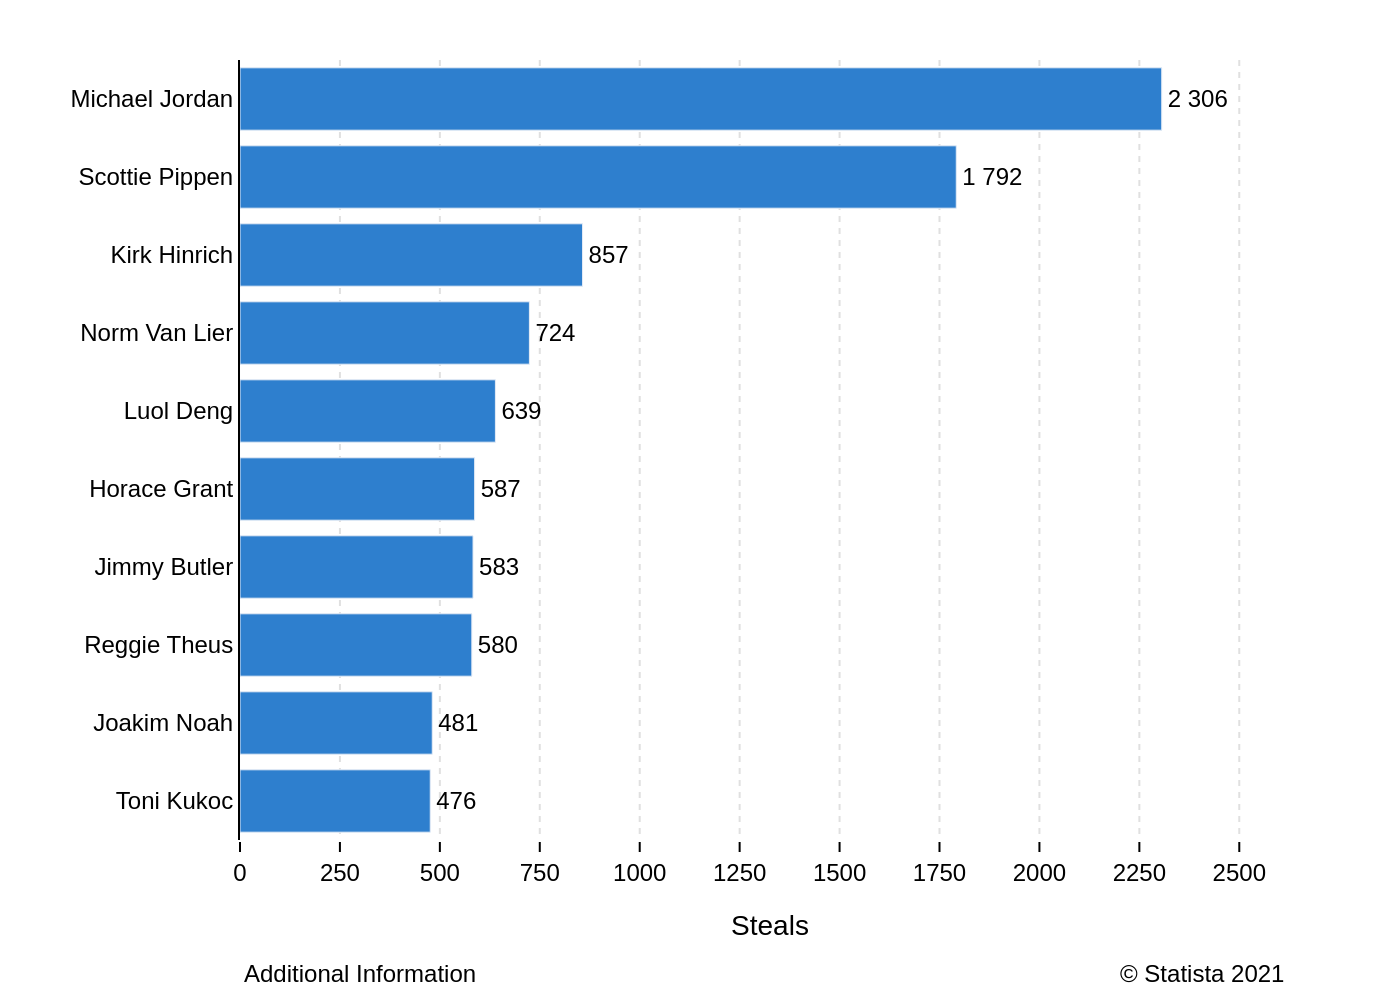

This chart was generated by the following Python code:
import sys
import json
import os
import plotly.graph_objects as go

if len(sys.argv) != 2:
    print("Usage: python create_chart.py <path_to_json_file>")
    sys.exit(1)

json_path = sys.argv[1]

with open(json_path, 'r', encoding='utf-8') as f:
    config = json.load(f)

chart_data = config['chart_data']
texts = config['texts']
colors = config['colors']

categories = [item['category'] for item in chart_data]
values = [item['value'] for item in chart_data]
text_labels = [item['text'] for item in chart_data]

fig = go.Figure()

fig.add_trace(go.Bar(
    y=categories,
    x=values,
    orientation='h',
    marker=dict(color=colors[0]),
    text=text_labels,
    textposition='outside',
    cliponaxis=False,
    textfont=dict(
        family="Arial",
        size=12,
        color='black'
    )
))

annotations = []
if texts.get('source'):
    annotations.append(
        dict(
            text=texts['source'],
            align='right',
            showarrow=False,
            xref='paper',
            yref='paper',
            x=0.99,
            y=-0.15,
            xanchor='right',
            yanchor='top',
            font=dict(family="Arial", size=12)
        )
    )
if texts.get('note'):
     annotations.append(
        dict(
            text=texts['note'],
            align='left',
            showarrow=False,
            xref='paper',
            yref='paper',
            x=0,
            y=-0.15,
            xanchor='left',
            yanchor='top',
            font=dict(family="Arial", size=12)
        )
    )

fig.update_layout(
    font=dict(family="Arial", size=12, color="black"),
    plot_bgcolor='white',
    paper_bgcolor='white',
    xaxis=dict(
        title=texts.get('x_axis_title'),
        showgrid=True,
        gridcolor='#e0e0e0',
        gridwidth=1,
        griddash='dot',
        zeroline=False,
        showline=False,
        ticks='outside',
        ticklen=5,
        tickcolor='black',
        range=[0, max(values) * 1.15],
        dtick=250
    ),
    yaxis=dict(
        showgrid=False,
        showline=True,
        linecolor='black',
        linewidth=1,
        ticks='',
    ),
    margin=dict(l=120, r=50, t=30, b=80),
    showlegend=False,
    annotations=annotations
)

base_filename = os.path.splitext(os.path.basename(json_path))[0]
output_image_path = f"{base_filename}.png"

fig.write_image(output_image_path, scale=2)
print(f"Chart saved to {output_image_path}")
